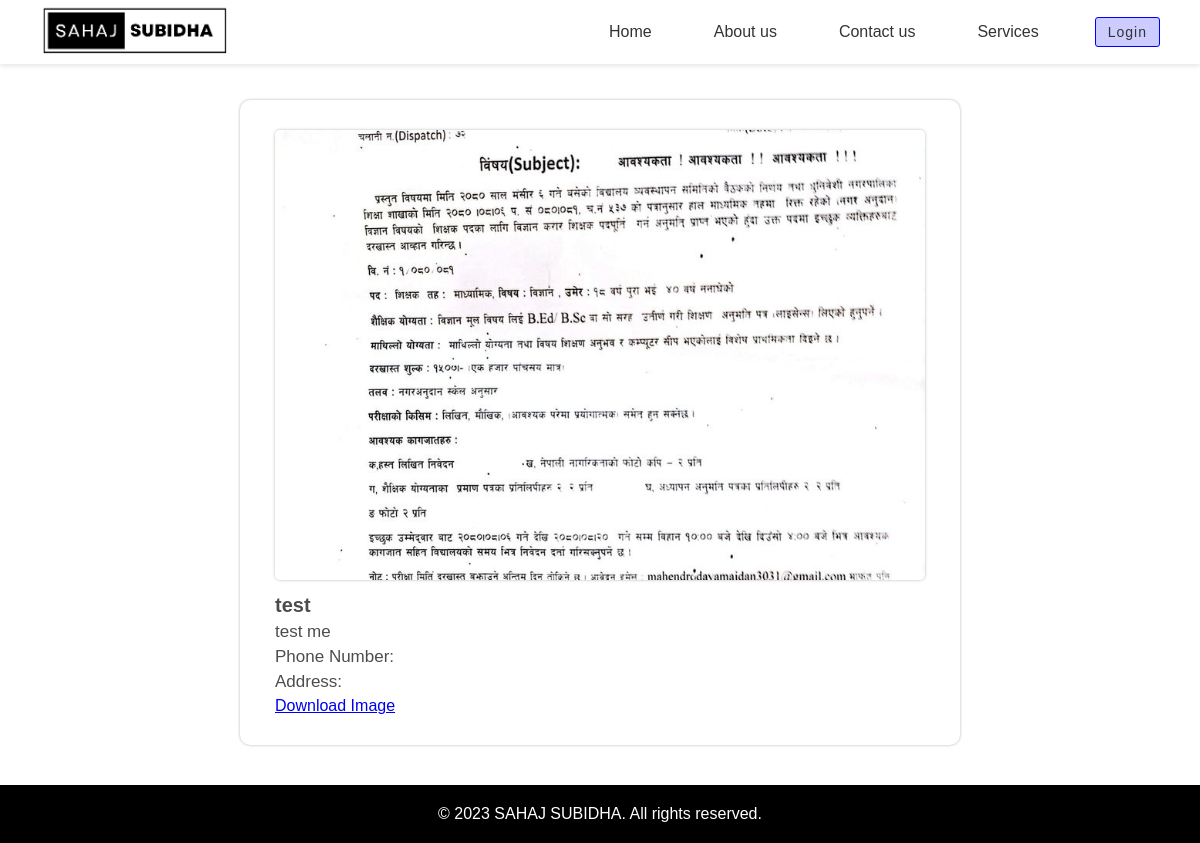
/singleproduct.php?view-product=4, run on the app's committed database.
### tables this page shows
CREATE TABLE `category` (
  `id` int(11) NOT NULL,
  `category` varchar(255) DEFAULT NULL,
  `date` datetime DEFAULT current_timestamp()
);

CREATE TABLE `producttable` (
  `id` int(11) NOT NULL,
  `categoryid` int(11) DEFAULT NULL,
  `subcategoryid` int(11) DEFAULT NULL,
  `name` varchar(255) DEFAULT NULL,
  `description` varchar(1023) DEFAULT NULL,
  `image` varchar(255) DEFAULT NULL,
  `date` datetime DEFAULT current_timestamp(),
  `userid` int(11) DEFAULT NULL,
  `phnumber` varchar(255) DEFAULT NULL,
  `address` varchar(255) DEFAULT NULL
);

### singleproduct.php (the view, shortened to what this page needs)
<?php
$servername = "localhost";
$username = "root";
$password = "";
$dbname = "prabeshraul";
$conn = new mysqli($servername, $username, $password, $dbname);
$productId = isset($_GET['view-product']) ? mysqli_real_escape_string($conn, $_GET['view-product']) : 0;
$sqlProduct = "SELECT c.category AS category, c.id AS categoryId, s.subcategory AS subcategory, s.id AS subcategoryId,
                      p.id AS productId, p.name AS productName, p.description AS productDescription,
                      p.image, p.date, p.userId, p.id AS id, p.phnumber AS phnumber, p.address AS address
                  FROM producttable AS p
                  LEFT JOIN category AS c ON c.id = p.categoryId
                  LEFT JOIN subcategory AS s ON s.id = p.subcategoryId
                  WHERE p.id='$productId'";
$resultProduct = $conn->query($sqlProduct);
?>
<!DOCTYPE html>
<html lang="en">
<head>
    <link rel="stylesheet" href="./css/style111.css">
    <link rel="stylesheet" href="https://unpkg.com/swiper/swiper-bundle.min.css" />
    <link rel="stylesheet" href="./css/singleProduct.css">
</head>
<body>
    <?php include "./common/Navigation.php" ?>
    <div id="single-page-container">
        <div id="content-container">
            <?php
            if ($resultProduct->num_rows > 0) {
                while ($row = $resultProduct->fetch_assoc()) {
                    echo '
                    <img  src="http://localhost/SahajSubidha/dashboard/' . $row['image'] . '">
                    <div class="contentSingle">
                        <h2>' . $row['productName'] . '</h2>
                        <p>' . $row['productDescription'] . '</p>
                        <p>Phone Number: ' . $row['phnumber'] . '</p>
                        <p>Address: ' . $row['address'] . '</p>
                        <a href="http://localhost/SahajSubidha/dashboard/' . $row['image'] . '" download>Download Image</a>
                    </div>
            ';
                }
            }
            ?>
        </div>
    </div>
    <footer>
        <div class="footer-bottom">
            <p>&copy; 2023 SAHAJ SUBIDHA. All rights reserved.</p>
        </div>
    </footer>
</body>
</html>

### common/Navigation.php (shortened to what this page needs)
<?php
$servername = "localhost";
$username = "root";
$password = "";
$dbname = "prabeshraul";
$conn = new mysqli($servername, $username, $password, $dbname);
$userId = 0;
$userName = "User";
$userEmail = "user@gmail.com";
$sql = "SELECT id, category, date FROM category";
$result = $conn->query($sql);
?>
<!DOCTYPE html>
<html lang="en">
<head>
</head>
<body>
    <header class="header" style="z-index:1000000;">
        <div class="logo">
            <a href="./index.php"><img src="./common/logo.png" alt="Logo: Sahaj-Subidha"></a>
        </div>
        <nav class="nav-menu">
            <ul>
                <?php
                if ($result->num_rows > 0) {
                    while ($row = $result->fetch_assoc()) {
                        $categoryLink = strtolower($row['category']) == "home" ? './index' : './' . strtolower($row['category']);
                        $words = explode(' ', $categoryLink);
                        if ($categoryLink == './about us') {
                            $hrefValue = 'about';
                        } elseif ($categoryLink == './contact us') {
                            $hrefValue = 'contact';
                        } else {
                            $hrefValue = $words[0];
                        }
                        if ($userId < 1 && strtolower($row['category']) != "add product") {
                            echo '<li class="dropdown IndexPageActive">
                <a href="' . $hrefValue . '.php" class="dropbtn" onmouseover="onHoverFunction(' . $row['id'] . ')">' . $row['category'] . '</a></li>';
                        } elseif ($userId >= 1) {
                            echo '<li class="dropdown IndexPageActive">
                <a href="' . $hrefValue . '.php" class="dropbtn" onmouseover="onHoverFunction(' . $row['id'] . ')">' . $row['category'] . '</a></li>';
                        }
                    }
                }
                ?>
                <?php
                echo $userId < 1 ? '
                    <div id="login">
                        <a href="./auth/login.php">Login</a>
                    </div>
                ' : '
                    <div id="profile">
                        <div id="OuterProfile" onclick="profileClick()">' . strtoupper(substr($userName, 0, 1)) . '</div>
                        <div id="outerlayer">
                            <div id="userProfile">
                                <div class="topdata">
                                    <div class="imageProfile">' . strtoupper(substr($userName, 0, 1)) . '</div>
                                    <div class="userData">
                                        <div id="userName">' . $userName . '</div>
                                        <div id="userEmail">' . $userEmail . '</div>
                                    </div>
                                </div>
                                <p>
                                    Lorem ipsum dolor sit amet consectetur adipisicing elit. Quam, laboriosam?
                                </p>
                                <div id="buttons">
                                    <div><a href="./add.php">Your Posts</a></div>
                                    <div><a href="?logout=' . $userId . '" class="danger">Logout</a></div>
                                </div>
                            </div>
                        </div>
                    </div>
                ';
                ?>
            </ul>
        </nav>
    </header>
</body>
</html>

### css/style111.css (style rules this page uses)
* { box-sizing: border-box; margin: 0; padding: 0; }
body { font-family: "Montserrat", sans-serif; }
.header { display: flex; justify-content: space-between; align-items: center; padding: 5px 40px; background-color: rgb(255, 255, 255); box-shadow: 0px 2px 5px rgba(0, 0, 0, 0.1); z-index: 99; position: fixed; top: 0; left: 0; width: 100%; }
.logo { display: flex; align-items: center; transform: scale(1); transform-origin: right; box-shadow: transparent; }
.logo img { height: 50px; margin-right: 10px; }
.nav-menu ul { display: flex; list-style: none; }
.nav-menu li { margin-left: 20px; }
.nav-menu a { position: relative; font-size: 1em; font-weight: 500; color: #333; text-decoration: none; margin-left: 10px; }
.nav-menu a::after { content: ""; position: absolute; left: 0; bottom: 2px; width: 100%; height: 3px; background: #000000; border-radius: 4px; transform-origin: left; transform: scaleX(0); transition: 0.5s; }
li a { display: block; color: #000000; text-align: center; padding: 14px 16px; text-decoration: none; }
li.dropdown { position: relative; }
footer { background-color: #ffffff; color: #000000; }
.footer-bottom { text-align: center; background-color: #000000; color: #ffffff; padding: 20px 0; }

### css/singleProduct.css (style rules this page uses)
#single-page-container { min-height: 93vh; width: 100%; padding-top: 100px; display: flex; }
#content-container { min-height: 20vh; height: 100%; width: 60%; margin: 0 auto; box-shadow: 0 0 3px 0 rgba(0, 0, 0, 0.3); padding: 30px 35px; border-radius: 10px; margin-bottom: 40px; }
#content-container img { box-shadow: 0 0 3px 0 rgba(0, 0, 0, 0.3); border-radius: 5px; width: 100%; height: 450px; object-fit: cover; }
.contentSingle { margin-top: 10px; display: flex; gap: 5px; flex-direction: column; }
.contentSingle h2 { font-size: 20px; color: rgba(0, 0, 0, 0.7); }
.contentSingle p { font-size: 17px; color: rgba(0, 0, 0, 0.7); }

### common/Navigation.php (style rules this page uses)
.nav-menu { display: flex; align-items: center; height: 100%; }
#login { display: flex; align-items: center; justify-content: center; margin-left: 30px; }
#login a { border: 1px solid blue; padding: 6px 12px; border-radius: 3px; letter-spacing: 1px; background-color: rgba(0, 0, 255, 0.2); transition: .2s; font-size: 14px; }

### data on the page
category: category "Home"
category: category "About us"
category: category "Contact us"
category: category "Services"
producttable: image (picture), name "test", description "test me"
